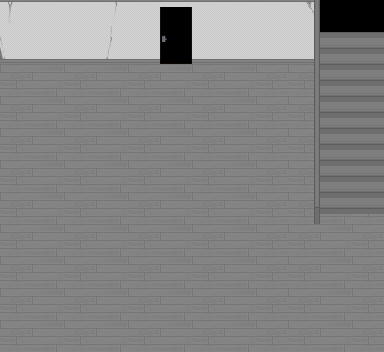

A level layout from a 2D game, rendered from its tile map. Below: a short description, then the map file with its tile-grid data intact:
An orthogonal 12x11 tile map with 32x32 px tiles, 4 tile layers (layer0, layer1, layer2, layer3), 2 tilesets.

<map version="1.9" tiledversion="1.9.2" orientation="orthogonal" renderorder="right-down" width="12" height="11" tilewidth="32" tileheight="32" infinite="0" nextlayerid="5" nextobjectid="1">
 <tileset firstgid="1" source="res/room-01-udz.tsx" />
 <tileset firstgid="897" source="res/add_more.tsx" />
 <layer id="4" name="layer0" width="12" height="11" locked="1">
  <data encoding="csv">
0,0,0,0,0,0,0,0,0,0,0,0,
0,0,0,0,0,0,0,0,0,0,0,0,
1208,1208,1208,1208,1208,1208,1208,1208,1208,1208,0,0,
1208,1208,1208,1208,1208,1208,1208,1208,1208,1208,0,0,
1208,1208,1208,1208,1208,1208,1208,1208,1208,1208,0,0,
1208,1208,1208,1208,1208,1208,1208,1208,1208,1208,0,0,
1208,1208,1208,1208,1208,1208,1208,1208,1208,1208,1208,1208,
1208,1208,1208,1208,1208,1208,1208,1208,1208,1208,1208,1208,
1208,1208,1208,1208,1208,1208,1208,1208,1208,1208,1208,1208,
1208,1208,1208,1208,1208,1208,1208,1208,1208,1208,1208,1208,
1208,1208,1208,1208,1208,1208,1208,1208,1208,1208,1208,1208
</data>
 </layer>
 <layer id="1" name="layer1" width="12" height="11" locked="1">
  <data encoding="csv">
10,7,7,11,7,7,7,7,7,12,924,924,
18,7,7,19,7,7,7,7,7,7,924,924,
2,3,2,3,2,3,2,3,2,2,924,924,
2,3,2,3,2,3,2,3,2,2,924,924,
2,3,2,3,2,3,2,3,2,2,924,924,
2,3,2,3,2,3,2,3,2,2,924,924,
2,3,2,3,2,3,2,3,2,2,3,2,
2,3,2,3,2,3,2,3,2,2,3,2,
2,3,2,3,2,3,2,3,2,2,3,2,
2,3,2,3,2,3,2,3,2,2,3,2,
2,3,2,3,2,3,2,3,2,2,3,2
</data>
 </layer>
 <layer id="2" name="layer2" width="12" height="11" locked="1">
  <data encoding="csv">
9,9,9,9,9,9,9,9,9,9,0,0,
17,17,17,17,17,17,17,17,17,17,0,0,
0,0,0,0,0,0,0,0,0,0,0,0,
0,0,0,0,0,0,0,0,0,0,0,0,
0,0,0,0,0,0,0,0,0,0,0,0,
0,0,0,0,0,0,0,0,0,0,0,0,
0,0,0,0,0,0,0,0,0,0,0,0,
0,0,0,0,0,0,0,0,0,0,0,0,
0,0,0,0,0,0,0,0,0,0,0,0,
0,0,0,0,0,0,0,0,0,0,0,0,
0,0,0,0,0,0,0,0,0,0,0,0
</data>
 </layer>
 <layer id="3" name="layer3" width="12" height="11" locked="1">
  <data encoding="csv">
0,0,0,0,0,905,0,0,0,47,0,0,
0,0,0,0,0,921,0,0,0,47,57,57,
0,0,0,0,0,0,0,0,0,47,57,57,
0,0,0,0,0,0,0,0,0,47,57,57,
0,0,0,0,0,0,0,0,0,47,57,57,
0,0,0,0,0,0,0,0,0,47,57,57,
0,0,0,0,0,0,0,0,0,63,65,65,
0,0,0,0,0,0,0,0,0,0,0,0,
0,0,0,0,0,0,0,0,0,0,0,0,
0,0,0,0,0,0,0,0,0,0,0,0,
0,0,0,0,0,0,0,0,0,0,0,0
</data>
 </layer>
</map>
